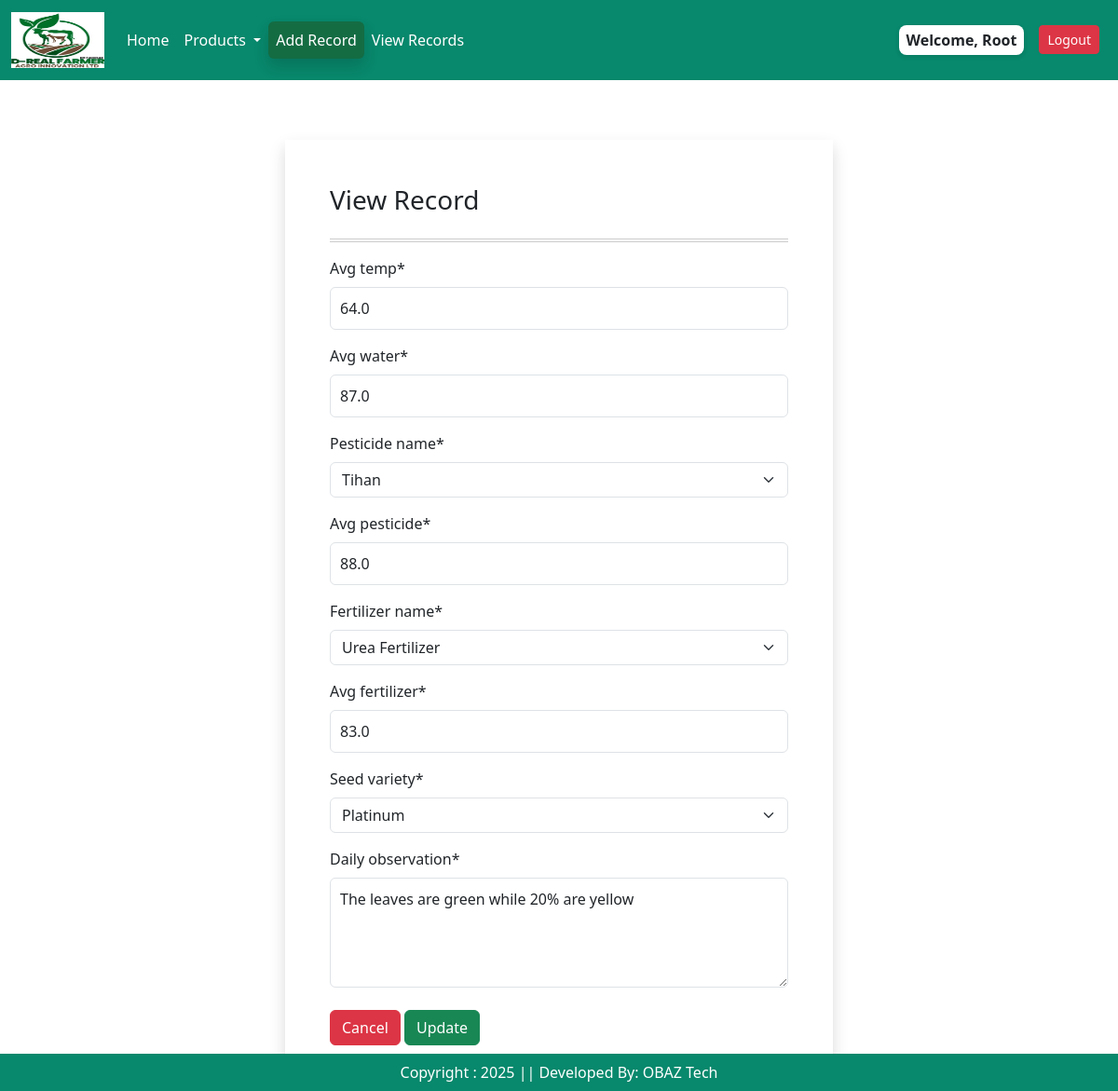
Page /farmrecords/edit/12 (signed in) on the earlier database version.
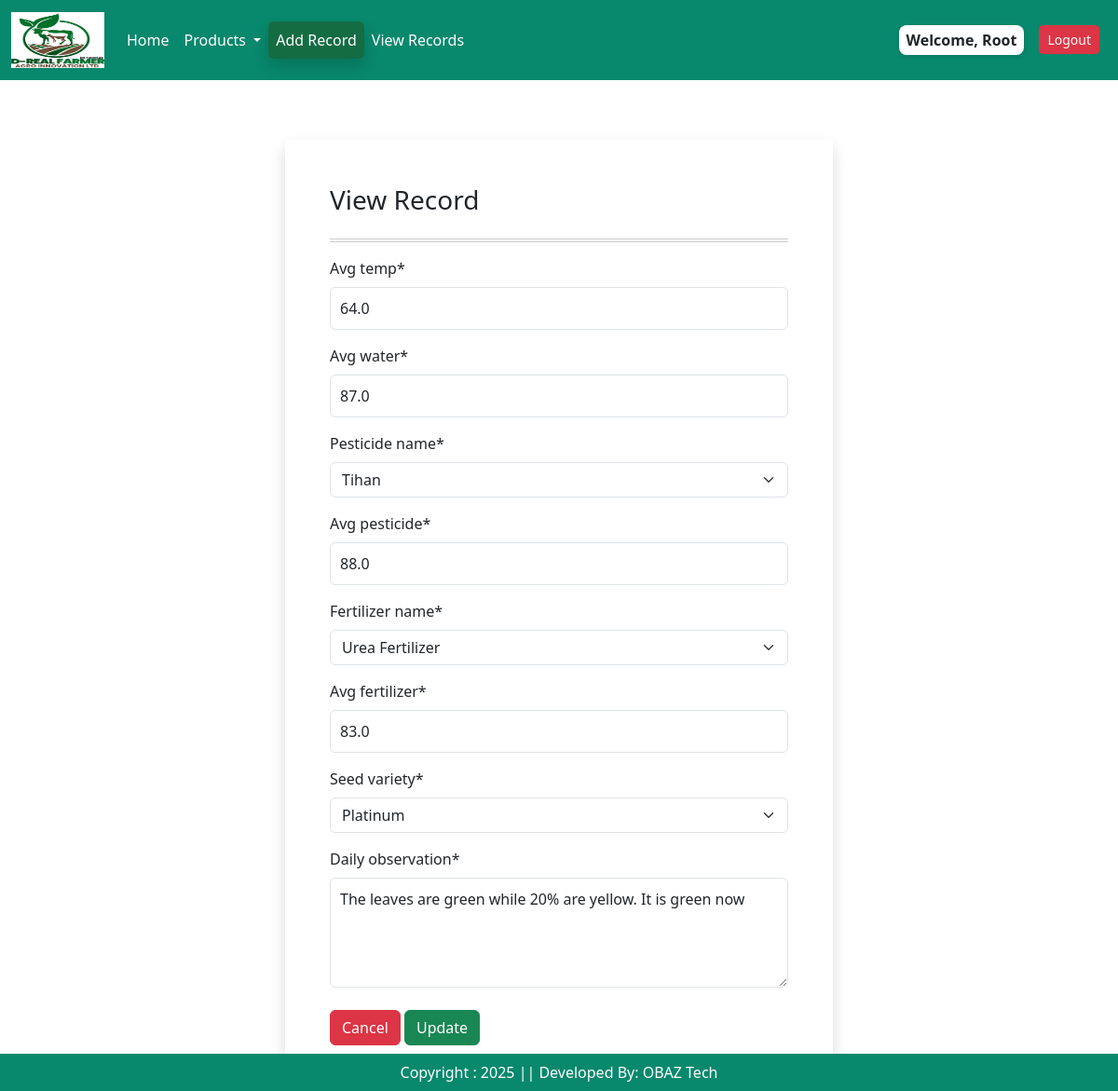
Same page on the later database version.
### app/models.py (models this page shows, shortened)
class Farminputs(models.Model):
    user = models.ForeignKey(User, on_delete=models.CASCADE)
    avg_temp = models.FloatField()
    avg_water = models.FloatField()
    avg_pesticide = models.FloatField()
    pesticide_name = models.CharField(choices = pesticide_choices, max_length = 2)
    fertilizer_name = models.CharField(choices = fertilizer_choices, max_length = 7)
    avg_fertilizer = models.FloatField() # in kilograms per hectare(kg/ha)
    seed_variety = models.CharField(choices = seed_choices, max_length = 2)
    daily_observation = models.TextField( default = '')
    created_at = models.DateTimeField(auto_now_add=True)
    class Meta:
        verbose_name = "Farminputs"
        verbose_name_plural = "Farminputs"  # Prevents Django from adding "s"

### app/views.py (the view)
# urls.py: path('farmrecords/edit/<int:pk>', views.farmrecords_edit, name = "farmrecordsedit"),
@login_required(login_url = 'user_login')
def farmrecords_edit(request,pk):
    item = Farminputs.objects.get(id = pk)
    if request.method == 'POST':
        form = FarminputForm(request.POST, instance= item)
        if form.is_valid():
            form.save()
            messages.success(request, "Record updated Successfully.")
            return redirect('viewrecords')
    else:
        form = FarminputForm(instance = item)
    context = {
        'form':form,
    }
    return render(request, 'edit_farminginput.html', context)

### app/forms.py
class FarminputForm(forms.ModelForm):
    class Meta:
        model = Farminputs
        fields = ['avg_temp','avg_water', 'pesticide_name','avg_pesticide','fertilizer_name',
                  'avg_fertilizer', 'seed_variety','daily_observation']
        widgets = {
            "daily_observation": forms.Textarea(attrs={"rows": 4})  # 👈 make textarea taller
        }

### app/templates/edit_farminginput.html (shortened to what this page needs)
{% extends 'base.html' %}
{% load static %}
{% load crispy_forms_tags %}
{% block main-content %}
<div class="container mt-5">
<div class="row">
<div class = "col-md-3 col-sm-3 col-lg-3"></div>
<div class = "col-md-6 col-sm-6 col-lg-6">
<div class="container border-bottom shadow mt-3 p-5">
  <h3 class="mb-4">View Record</h3>
  <hr class="gradient-double">
  <form method = "POST">
  {{ form|crispy }}
    <div class="mt-4">
 <a class = "btn btn-danger" href = "{% url 'viewrecords' %}">Cancel</a>
      <button type="submit" class="btn btn-success">Update</button>
    </div>
  </form>
  </div>
  </div>
</div>
</div>
<br/><br/>
{% endblock main-content %}

Differences in the rows shown:
changed Farminputs "Tihan": daily_observation "The leaves are green while 20% are yellow" → "The leaves are green while 20% are yellow. It is green now"
